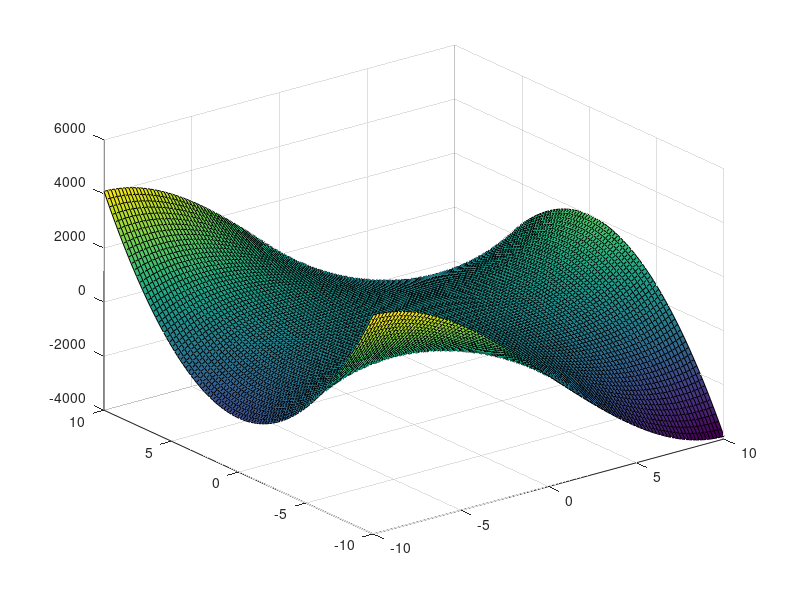

Source code (MATLAB):
% Q3.2

%% 3D surface plot:

len=100;
x= linspace(-50,50,len);
y= linspace(-50,50,len);
fx = zeros(len);
for i=1:len
for j=1:len
fx(i,j)=exp(-2*x(i)*x(i)-2*y(j)*y(j)+4*x(i)+2*y(j)-3);
end
end
surf(x,y,fx)
hold on;
%% Tangent on surface:

a=1;b=1;
Fx = exp(-2*a*a-2*b*b+4*a+2*b-3);
p=100;
tangent = ones(p);
for i=1:100
for j=1:100
tangent(i,j)=Fx*(1+(4-4*x(i))*(x(i)-a)+(2-4*y(j)*(y(j)-b)));
end
end
surf(x,y,tangent);
hold off;

% Q3.3

x=linspace(-10,10,100);
y=linspace(-10,10,100);
z=zeros(100);
for i=1:100
for j=1:100
z(i,j)=(x(i)^2)-6*(x(i)^2)*y(j)+2*(y(j)^3);
end
end
surf(x,y,z)

